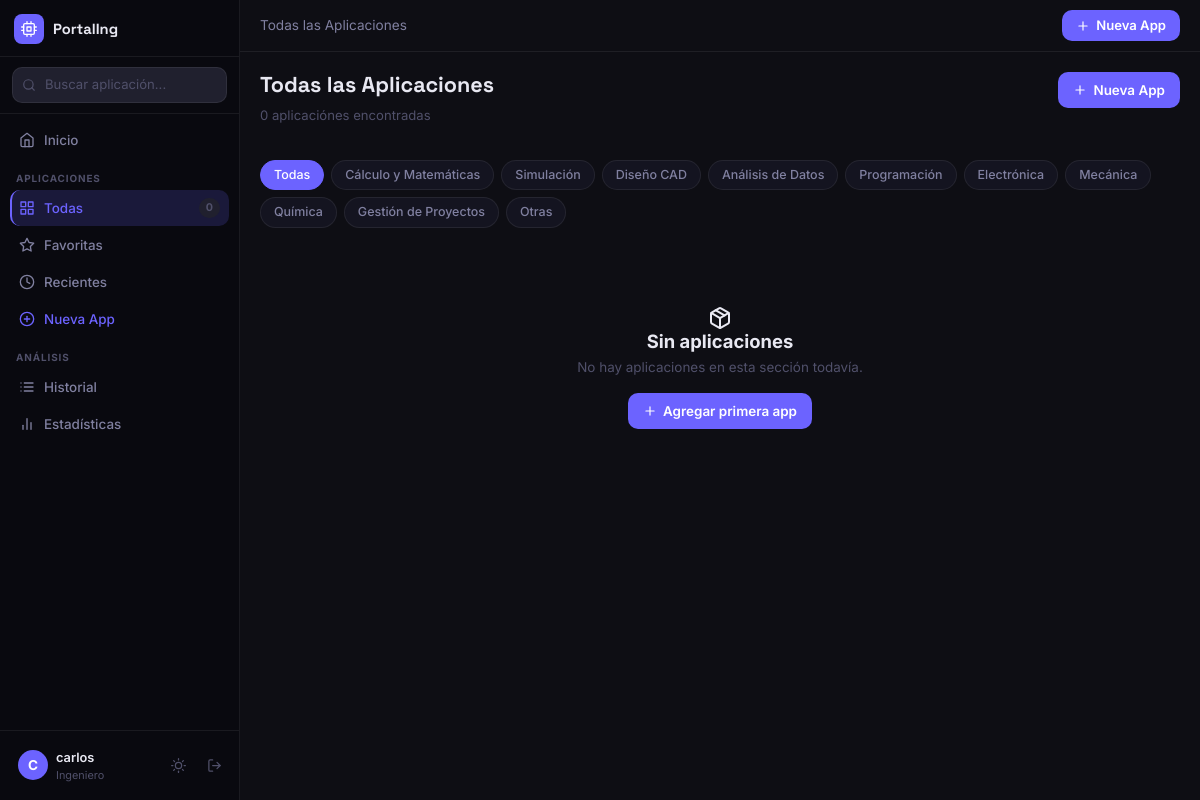
/apps (signed in), run on an earlier commit of the app's database.
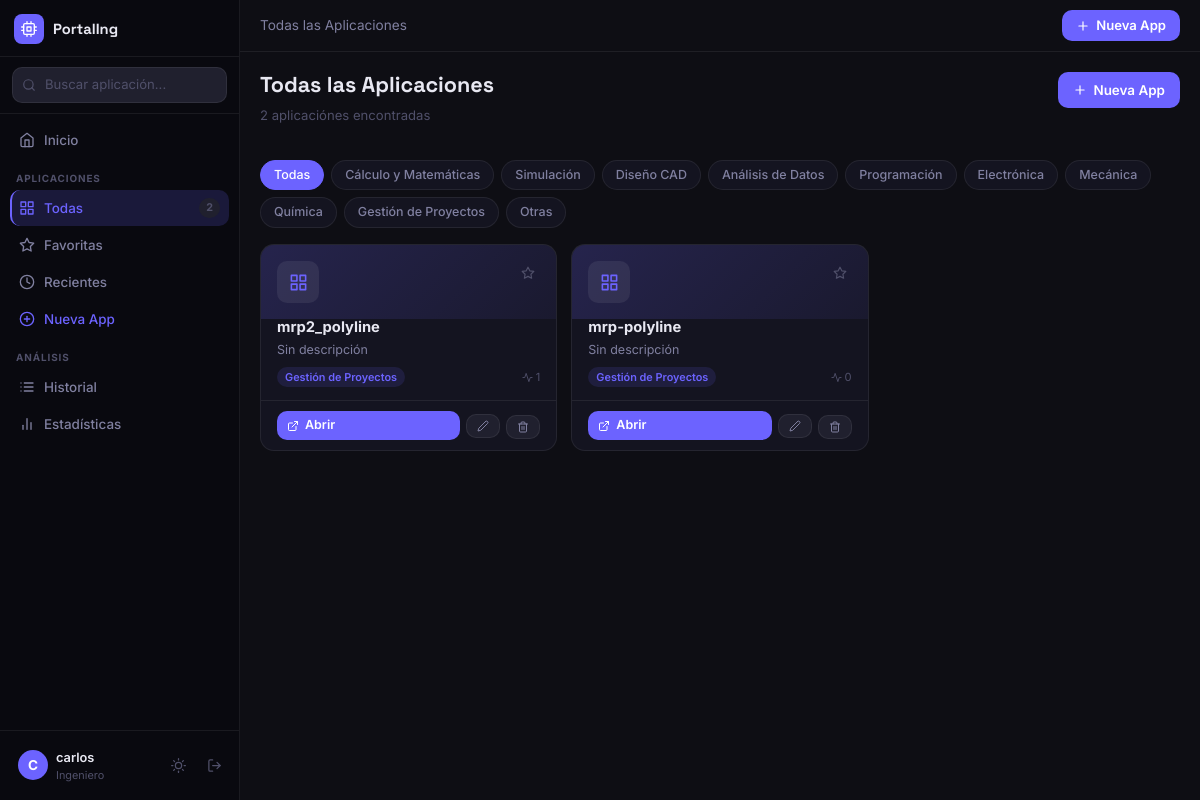
And on a later commit of the database.
### models/user.py (models this page shows, shortened)
class User(UserMixin, db.Model):
    __tablename__ = 'users'
    id = db.Column(db.Integer, primary_key=True)
    nombre = db.Column(db.String(100), nullable=False)
    correo = db.Column(db.String(150), unique=True, nullable=False)
    password_hash = db.Column(db.String(256), nullable=False)
    foto = db.Column(db.String(200), default='default_avatar.png')
    bio = db.Column(db.String(300), default='')
    fecha_registro = db.Column(db.DateTime, default=datetime.utcnow)
    applications = db.relationship('Application', backref='owner', lazy='dynamic', cascade='all, delete-orphan')
    history = db.relationship('History', backref='user', lazy='dynamic', cascade='all, delete-orphan')

### models/application.py (models this page shows, shortened)
class Application(db.Model):
    __tablename__ = 'applications'
    id = db.Column(db.Integer, primary_key=True)
    user_id = db.Column(db.Integer, db.ForeignKey('users.id'), nullable=False)
    nombre = db.Column(db.String(150), nullable=False)
    url = db.Column(db.String(500), nullable=False)
    descripcion = db.Column(db.Text, default='')
    categoria = db.Column(db.String(100), default='Otras')
    favorito = db.Column(db.Boolean, default=False)
    icono = db.Column(db.String(50), default='grid')
    color = db.Column(db.String(20), default='#6C63FF')
    fecha_creacion = db.Column(db.DateTime, default=datetime.utcnow)
    history = db.relationship('History', backref='application', lazy='dynamic', cascade='all, delete-orphan')
    @property
    def total_accesos(self):
        return self.history.count()

### routes/apps.py (the view)
@apps_bp.route('/apps')
@login_required
def list_apps():
    categoria = request.args.get('categoria', '')
    query = Application.query.filter_by(user_id=current_user.id)
    if categoria:
        query = query.filter_by(categoria=categoria)
    apps = query.order_by(Application.fecha_creacion.desc()).all()
    return render_template(
        'apps/list.html',
        apps=apps,
        categorias=CATEGORIAS,
        selected_cat=categoria,
        titulo='Todas las Aplicaciones'
    )

### app.py (called while the page is built)
def create_app():
    app = Flask(__name__)
    app.config.from_object(Config)
    db.init_app(app)
    login_manager = LoginManager()
    login_manager.init_app(app)
    login_manager.login_view = 'auth.login'
    login_manager.login_message = ''
    login_manager.login_message_category = 'warning'
    @login_manager.user_loader
    def load_user(user_id):
        return User.query.get(int(user_id))
    from routes.auth import auth_bp
    from routes.dashboard import dashboard_bp
    from routes.apps import apps_bp
    from routes.profile import profile_bp
    from routes.stats import stats_bp
    app.register_blueprint(auth_bp)
    app.register_blueprint(dashboard_bp)
    app.register_blueprint(apps_bp)
    app.register_blueprint(profile_bp)
    app.register_blueprint(stats_bp)
    with app.app_context():
        db.create_all()
    return app

### templates/apps/list.html (shortened to what this page needs)
{% extends 'base.html' %}
{% block breadcrumb %}<span>{{ titulo }}</span>{% endblock %}
{% block content %}
<div class="apps-page">
    <div class="page-header">
        <div>
            <h1 class="page-title">{{ titulo }}</h1>
            <p class="page-subtitle">{{ apps|length }} aplicación{{ 'es' if apps|length != 1 else '' }} encontrada{{ 's' if apps|length != 1 else '' }}</p>
        </div>
        <a href="{{ url_for('apps.new_app') }}" class="btn btn-accent">
            <i data-feather="plus"></i> Nueva App
        </a>
    </div>
    <div class="filter-bar">
        <div class="cat-filters">
            <a href="{{ url_for('apps.list_apps') }}" class="cat-chip {% if not selected_cat %}active{% endif %}">Todas</a>
            {% for cat in categorias %}
            <a href="{{ url_for('apps.list_apps', categoria=cat) }}" class="cat-chip {% if selected_cat == cat %}active{% endif %}">{{ cat }}</a>
            {% endfor %}
        </div>
    </div>
    {% if apps %}
    <div class="apps-grid" id="appsGrid">
        {% for app in apps %}
        <div class="app-card" data-name="{{ app.nombre }}" data-cat="{{ app.categoria }}">
            <div class="app-card-header" style="background: linear-gradient(135deg, {{ app.color }}33, {{ app.color }}11)">
                <div class="app-card-icon" style="color: {{ app.color }}">
                    <i data-feather="{{ app.icono }}"></i>
                </div>
                <div class="app-card-menu">
                    <button class="btn-icon fav-toggle" data-id="{{ app.id }}" title="{{ 'Quitar de favoritos' if app.favorito else 'Agregar a favoritos' }}">
                        <i data-feather="star" class="{{ 'filled' if app.favorito else '' }}"></i>
                    </button>
                </div>
            </div>
            <div class="app-card-body">
                <h3 class="app-card-name">{{ app.nombre }}</h3>
                <p class="app-card-desc">{{ app.descripcion or 'Sin descripción' }}</p>
                <div class="app-card-meta">
                    <span class="cat-badge" style="background: {{ app.color }}22; color: {{ app.color }}">{{ app.categoria }}</span>
                    <span class="access-count"><i data-feather="activity"></i> {{ app.total_accesos }}</span>
                </div>
            </div>
            <div class="app-card-footer">
                <a href="{{ url_for('apps.open_app', app_id=app.id) }}" target="_blank" class="btn btn-accent btn-sm flex-grow-1">
                    <i data-feather="external-link"></i> Abrir
                </a>
                <a href="{{ url_for('apps.edit_app', app_id=app.id) }}" class="btn btn-ghost btn-sm">
                    <i data-feather="edit-2"></i>
                </a>
                <form method="POST" action="{{ url_for('apps.delete_app', app_id=app.id) }}" onsubmit="return confirm('¿Eliminar «{{ app.nombre }}»?')">
                    <button type="submit" class="btn btn-ghost btn-sm btn-danger-ghost">
                        <i data-feather="trash-2"></i>
                    </button>
                </form>
            </div>
        </div>
        {% endfor %}
    </div>
    {% else %}
    <div class="empty-state">
        <div class="empty-icon"><i data-feather="package"></i></div>
        <h2>Sin aplicaciones</h2>
        <p>No hay aplicaciones en esta sección todavía.</p>
        <a href="{{ url_for('apps.new_app') }}" class="btn btn-accent">
            <i data-feather="plus"></i> Agregar primera app
        </a>
    </div>
    {% endif %}
</div>
{% endblock %}

### templates/base.html (shortened to what this page needs)
<!DOCTYPE html>
<html lang="es" data-theme="dark">
<head>
    <link href="https://cdn.jsdelivr.net/npm/bootstrap@5.3.0/dist/css/bootstrap.min.css" rel="stylesheet">
    <link rel="stylesheet" href="{{ url_for('static', filename='css/main.css') }}">
</head>
<body>
{% if current_user.is_authenticated %}
  <aside class="sidebar" id="sidebar">
    <div class="sb-brand">
      <div class="sb-logo-wrap">
        <div class="sb-logo"><i data-feather="cpu"></i></div>
        <span class="sb-name">PortalIng</span>
      </div>
    </div>
    <div class="sb-search-wrap">
      <input type="text" id="globalSearch" placeholder="Buscar aplicación..." autocomplete="off">
    </div>
    <nav class="sb-nav">
      <a href="{{ url_for('dashboard.index') }}" class="sb-link {% if request.endpoint == 'dashboard.index' %}is-active{% endif %}">
        <i data-feather="home"></i><span>Inicio</span>
      </a>
      <p class="sb-section">Aplicaciones</p>
      <a href="{{ url_for('apps.list_apps') }}" class="sb-link {% if request.endpoint == 'apps.list_apps' %}is-active{% endif %}">
        <i data-feather="grid"></i><span>Todas</span>
        <span class="sb-pill">{{ current_user.applications.count() }}</span>
      </a>
      <a href="{{ url_for('apps.favorites') }}" class="sb-link {% if request.endpoint == 'apps.favorites' %}is-active{% endif %}">
        <i data-feather="star"></i><span>Favoritas</span>
      </a>
      <a href="{{ url_for('apps.recent') }}" class="sb-link {% if request.endpoint == 'apps.recent' %}is-active{% endif %}">
        <i data-feather="clock"></i><span>Recientes</span>
      </a>
      <a href="{{ url_for('apps.new_app') }}" class="sb-link sb-link--accent {% if request.endpoint == 'apps.new_app' %}is-active{% endif %}">
        <i data-feather="plus-circle"></i><span>Nueva App</span>
      </a>
      <p class="sb-section">Análisis</p>
      <a href="{{ url_for('stats.history') }}" class="sb-link {% if request.endpoint == 'stats.history' %}is-active{% endif %}">
        <i data-feather="list"></i><span>Historial</span>
      </a>
      <a href="{{ url_for('stats.stats') }}" class="sb-link {% if request.endpoint == 'stats.stats' %}is-active{% endif %}">
        <i data-feather="bar-chart-2"></i><span>Estadísticas</span>
      </a>
    </nav>
    <div class="sb-footer">
      <a href="{{ url_for('profile.profile') }}" class="sb-user {% if request.endpoint == 'profile.profile' %}is-active{% endif %}">
        <div class="sb-avatar">{{ current_user.nombre[0].upper() }}</div>
        <div class="sb-user-text">
          <span class="sb-user-name">{{ current_user.nombre }}</span>
          <span class="sb-user-role">Ingeniero</span>
        </div>
      </a>
      <button class="sb-icon-btn" id="themeToggle" title="Cambiar tema">
        <i data-feather="moon" id="themeIcon"></i>
      </button>
      <a href="{{ url_for('auth.logout') }}" class="sb-icon-btn sb-logout" title="Cerrar sesión">
        <i data-feather="log-out"></i>
      </a>
    </div>
  </aside>
  <div class="main-wrap" id="mainWrap">
    <header class="topbar">
      <div class="topbar-crumb">{% block breadcrumb %}{% endblock %}</div>
      <div class="topbar-right">
        <a href="{{ url_for('apps.new_app') }}" class="btn-top-accent">
          <i data-feather="plus"></i> Nueva App
        </a>
      </div>
    </header>
    <div class="page-body">
      {% block content %}{% endblock %}
    </div>
  </div>
{% else %}
  <div class="auth-shell">
    {% block auth_content %}{% endblock %}
  </div>
{% endif %}
</body>
</html>

What changed in the data, as far as the page shows it:
added Application: favorito False (drawn), nombre "mrp2_polyline", descripcion "Sin descripción", categoria "Gestión de Proyectos", total_accesos "1"
added Application: nombre "mrp-polyline", descripcion "Sin descripción", categoria "Gestión de Proyectos", total_accesos "0"
Also different on the page:
{{ current_user.applications.count() }}: "0" → "2"
{{ apps|length }}: "0" → "2"
text no longer shown: "Sin aplicaciones No hay aplicaciones en esta sección todavía. Agregar primera app"
